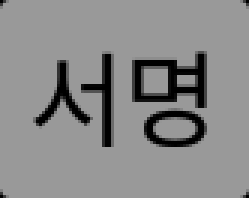
#> input picture img/img_sign.png, 83 x 66 px (shown 3 times larger)
$ python -i ImageToText.py   (imports and definitions only)
#> lines starting #> are read from the running program, lines starting #| are printed output that depends on the picture
#> further down, picture is the input picture: shape (66, 83); min 0, max 153, mean 137.3
### DailyReport/cv2mod.py
import cv2
import numpy as np


def get_thr_img(src, thr, invert=False):
#> called with thr = 190, invert = True
    if invert:
        result = cv2.threshold(src, thr, 255, cv2.THRESH_BINARY_INV)[1]
#> result: shape (66, 83); every value is 255
    else:
        result = cv2.threshold(src, thr, 255, cv2.THRESH_BINARY)[1]

    return result


# [31 lines left out: functions get_xor_img, get_dilate_img, get_morph_img, not called in this run]


def get_contours(src, retr="external"):
#> called with retr = 'external'
    if retr == "external":
        result = cv2.findContours(src, cv2.RETR_EXTERNAL, cv2.CHAIN_APPROX_SIMPLE)[0]
#> result = [[[0, 0], [0, 65], [82, 65], [82, 0]]]
    elif retr == "list":
        result = cv2.findContours(src, cv2.RETR_LIST, cv2.CHAIN_APPROX_SIMPLE)[0]
    elif retr == "ccomp":
        result = cv2.findContours(src, cv2.RETR_CCOMP, cv2.CHAIN_APPROX_SIMPLE)[0]

    return result


# [21 lines left out: functions get_crops, del_area, not called in this run]
    # result = src
    # return result

### DailyReport/ImageToText.py
import cv2
import MakeCrop
import numpy as np
import cv2mod
import datetime
# from datetime import date
import pytesseract

pytesseract.pytesseract.tesseract_cmd = r'c:/Program Files/Tesseract-OCR/tesseract'


class FreightInfoOCR:
    # [13 lines left out: function __init__, not called in this run]

    def get_dict(self):
        return self.freight_info_dict

    # [125 lines left out: functions print_dict, set_freight_info_dict, show_crops, get_load_date, get_cargo_number, get_load_location_info and 1 more, not called in this run]

    def get_load_unload_date(self):
        result = {'상하차일': f'{self.load_date}/{self.unload_date}'}
        return result

    def get_load_unload_method(self):
        result = {'상하차방법': f'{self.load_method}/{self.unload_method}'}
        return result

    def get_distance(self):
        result = {'거리': self.distance}
        return result

    def get_consoldation(self):
        result = {'혼적': self.consoldation}
        return result

    # [24 lines left out: function get_freight_info, not called in this run]

    def get_quantity(self):
        return {'수량': self.quantity}

    def get_unit(self):
        return {'단위': self.unit}

    # [11 lines left out: functions get_truck_class, get_truck_type, not called in this run]

    def get_load_weight(self):
        return get_dict(self.freight_crops[13:15])

    def get_how_to_trans(self):
        return get_dict(self.freight_crops[15:17])


class ConsignorInfoOCR:
    # [6 lines left out: function __init__, not called in this run]

    def get_dict(self):
        return self.consignor_info_dict

    # [27 lines left out: functions set_consignor_info_dict, print_dict, show_crops, not called in this run]

    def get_consignor(self):
        return get_dict(self.consignor_crops[0:2])

    # [12 lines left out: function get_business_number, not called in this run]

    def get_business_name(self):
        return get_dict(self.consignor_crops[4:6])

    def get_owner_name(self):
        return get_dict(self.consignor_crops[6:8])

    def get_business_state(self):
        return get_dict(self.consignor_crops[8:10])

    def get_business_sector(self):
        return get_dict(self.consignor_crops[10:12])

    # [9 lines left out: function get_business_address, not called in this run]

    def get_phone_number(self):
        return get_dict(self.consignor_crops[14:16])

    # [10 lines left out: function get_post_address, not called in this run]

    def get_post_number(self):
        return {'우편번호': self.post_number}

    # [7 lines left out: function get_e_mail, not called in this run]


class PaymentInfoOCR:
    # [6 lines left out: function __init__, not called in this run]

    def get_dict(self):
        return self.payment_info_dict

    # [31 lines left out: functions set_payment_info_dict, print_dict, show_crops, get_issue_state, not called in this run]

    def get_fare(self):
        return get_dict(self.payment_crops[2:4])

    def get_commission(self):
        return get_dict(self.payment_crops[4:6])

    def get_payment_method(self):
        return get_dict(self.payment_crops[6:8])

    def get_total_amount(self):
        return get_dict(self.payment_crops[8:10])

    def get_collect_state(self):
        return get_dict(self.payment_crops[10:12])

    # [51 lines left out: functions get_invoice_issue_state, get_dict, get_multi_line_text, get_key_text, get_text, not called in this run]


def get_load_location_sub_info(src):
    thr = cv2mod.get_thr_img(src, 190, invert=True)  # , invert=True)
    contours = cv2mod.get_contours(thr)
#> contours = [[[0, 0], [0, 65], [82, 65], [82, 0]]]

    img_name = ['사인', '당상', '내상', '지', '수']
    sub_info_list = []
    icons = get_load_location_icons()
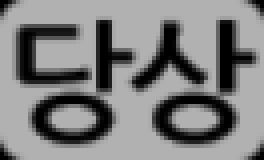
#> input picture img/img_load_today.png, 66 x 40 px, found by its file name (shown 4 times larger)
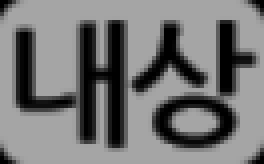
#> input picture img/img_load_tomorrow.png, 66 x 41 px, found by its file name (shown 4 times larger)
#> icons = 5 items

    for cnt in contours:
        if cv2.contourArea(cnt) > 500:
            x, y, w, h = cv2.boundingRect(cnt)
            crop = src[y:y + h, x:x + w].copy()
            j = 0
            for icon in icons:
                # print(img_list[j].shape)
                icon_width, icon_height = icon.shape
                resize_crop = cv2.resize(crop, dsize=(icon_height, icon_width))
                img_add = cv2.bitwise_or(resize_crop, icon)

                if int(np.mean(img_add)) > 240:
                    sub_info_list.append(img_name[j])
                    cv2.rectangle(src, (x, y), (x + w, y + h), 255, cv2.FILLED)
                j += 1
#> this loop made 1 pass
#> (cnt, x, y, w, h) on pass 1: ([[0, 0], [0, 65], [82, 65], [82, 0]], 0, 0, 83, 66)
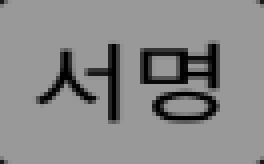
#> resize_crop: shape (41, 66) (shown 4 times larger); min 0, max 153, mean 137.3
#> after the loop, sub_info_list = []

    ret1 = None
    ret2 = None

    for sub_info in sub_info_list:
        if sub_info == '당상' or sub_info == '내상':
            ret1 = sub_info
        elif sub_info == '지' or sub_info == '수':
            ret2 = sub_info

    return ret1, ret2


# [33 lines left out: function get_unload_location_sub_info, not called in this run]


def get_load_location_icons():
    result = [cv2.imread('C:/Users/realb/PycharmProjects/DailyReport/img/img_sign.png', cv2.IMREAD_GRAYSCALE),
              cv2.imread('C:/Users/realb/PycharmProjects/DailyReport/img/img_load_today.png', cv2.IMREAD_GRAYSCALE),
              cv2.imread('C:/Users/realb/PycharmProjects/DailyReport/img/img_load_tomorrow.png', cv2.IMREAD_GRAYSCALE),
              cv2.imread('C:/Users/realb/PycharmProjects/DailyReport/img/img_fork_lift.png', cv2.IMREAD_GRAYSCALE),
              cv2.imread('C:/Users/realb/PycharmProjects/DailyReport/img/img_handwork.png', cv2.IMREAD_GRAYSCALE)]

    return result


# [59 lines left out: functions get_unload_location_icons, get_freight_sub_info, get_freight_info_icons, not called in this run]


# [24 lines not run here, left out]

>>> import cv2
>>> picture = cv2.imread('../img/img_sign.png', cv2.IMREAD_GRAYSCALE)
#> (the run stopped early here; a loop or call above may not have finished)
